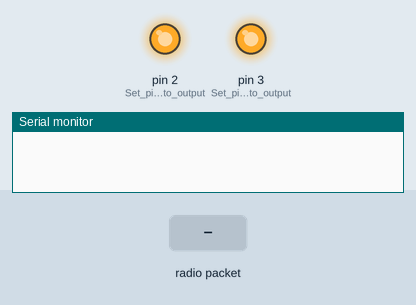
This sketch was run on a simulated Arduino Uno, built with avr-gcc and run on an emulated ATmega328P. On the bench: output pins drawn as LEDs (lit = HIGH), the last lines printed to the serial monitor. Inputs (shaded band) come from the test bench. No radio packets arrive unless stated.

Above: at 1.2 s.
1.3 s: radio packet "tally:" arrives
At 2.0 s:
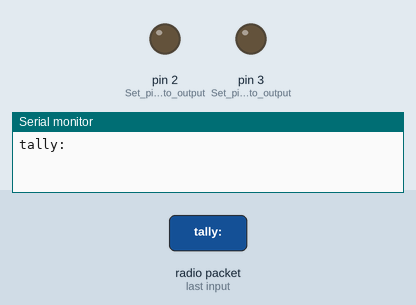
2.8 s: radio packet "1" arrives
Timing chart, 0 to 5.8 s (numbered marks = the images above; inputs shaded):
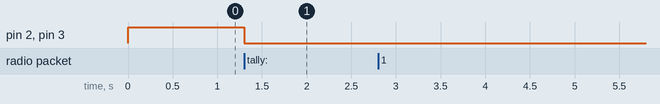

The sketch:

WirelessTallyReciever.ino
```cpp
/*
* Arduino Wireless Communication Tutorial
*       Example 1 - Receiver Code
*
* by Dejan Nedelkovski, www.HowToMechatronics.com
*
* Library: TMRh20/RF24, https://github.com/tmrh20/RF24/
*/
#include <SPI.h>
#include <nRF24L01.h>
#include <RF24.h>
#include "printf.h"
#include <UIPEthernet.h>

RF24 radio(5, 7); // CE, CSN
const byte address[6] = "TLY01";
void setup() {
  Serial.begin(9600);
  printf_begin();

  pinMode(2, OUTPUT);    // Set pin 3 to output, tally RED
  pinMode(3, OUTPUT);    // Set pin 4 to output, tally GREEN
  pinMode(9, INPUT);    // IRQ

  digitalWrite(2,HIGH);
  digitalWrite(3,HIGH);

  radio.begin();
  radio.openReadingPipe(0, address);
  radio.setPALevel(RF24_PA_MIN);
  radio.printDetails();
  radio.startListening();
}
void loop() {
  if (radio.available()) {
    char text[32] = "";
    radio.read(&text, sizeof(text));
    Serial.println(text);

    if(strncmp(text,"tally:",6)==0)
    {
      digitalWrite(2,strncmp(text+ 6,"red",3)==0 || strncmp(text + 6,"yellow",6)==0);
      digitalWrite(3,strncmp(text + 6,"green",5)==0|| strncmp(text + 6,"yellow",6)==0);
    }
  }
}
```

Measured:
- after the input at 1.3 s, pin 2 (Set_pin_3_to_output), pin 3 (Set_pin_4_to_output): HIGH → LOW at once
